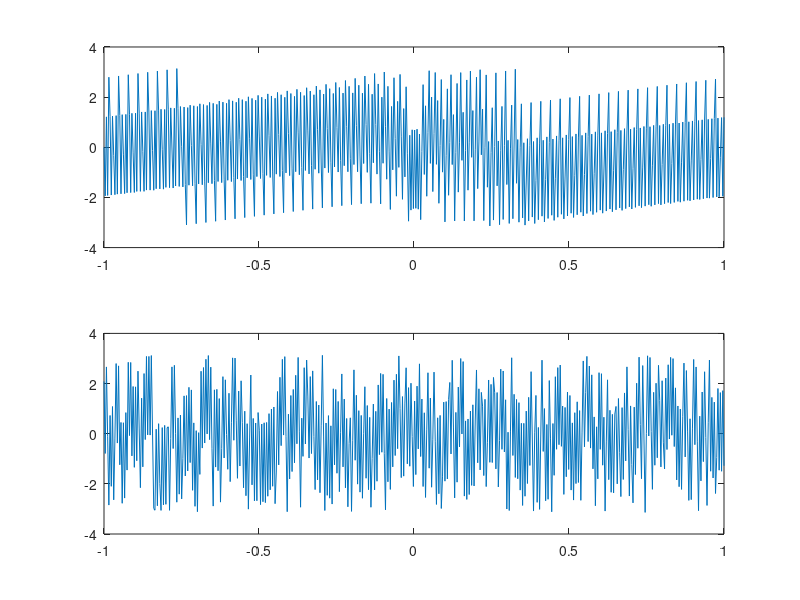

The MATLAB script that drew this image:
%implementation of the Gerchberg and Saxton algorithm
%real space: abs(fx), diffraction pattern: fft_fx_abs

interval=512;
x=linspace(-1,1,interval);

%chirp function 
fx=rectpuls(2*x).*exp(1i*30*pi*x.*x);
fx_theta=angle(exp(1i*30*pi*x.*x));
fx_abs=abs(fx);
%figure,plot(x,abs(fx));

%fft of the chirp function
fft_fx=fft(fx);
fft_fx=fftshift(fft_fx);
fft_fx_theta=angle(fft_fx);
fft_fx_abs=abs(fft_fx);
%figure,plot(x,fft_fx_abs);

%generate new function using random theta
rand_theta=2*pi*rand([1 512]);
fx_new=fx_abs.*exp(1i*rand_theta);
fft_fx_new=fft(fx_new);
fft_fx_new_theta=angle(fft_fx_new);

%generate newer function using fft of the chirp function
fft_fx_newer=fft_fx_abs.*exp(1i*fft_fx_new_theta);
fx_newer=ifft(fft_fx_newer);
fx_newer_theta=angle(fx_newer);

Iteration=2000;
for k=1:1:Iteration
    fx_new=fx_abs.*exp(1i*fx_newer_theta);
    fft_fx_new=fft(fx_new);
    fft_ft_new_theta=angle(fft_fx_new);
    fft_fx_newer=fft_fx_abs.*exp(1i*fft_fx_new_theta);
    fx_newer=ifft(fft_fx_newer);
    fx_newer_theta=angle(fx_newer);
end

figure,subplot(2,1,1),plot(x,fft_fx_theta);
subplot(2,1,2),plot(x,fft_fx_new_theta);
%subplot(2,2,2),plot(x,fx);
%subplot(2,2,4),plot(x,fx_abs.*exp(1i*fx_newer_theta));
